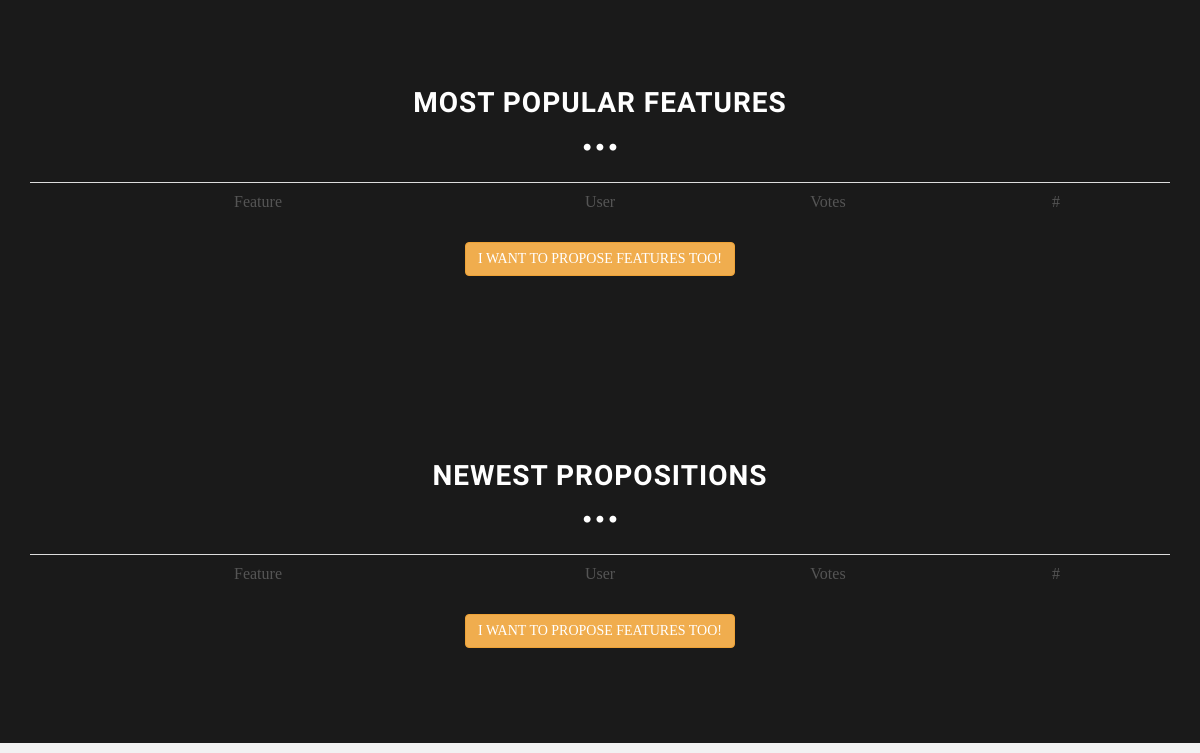
Before: / (lower part) with the older database file.
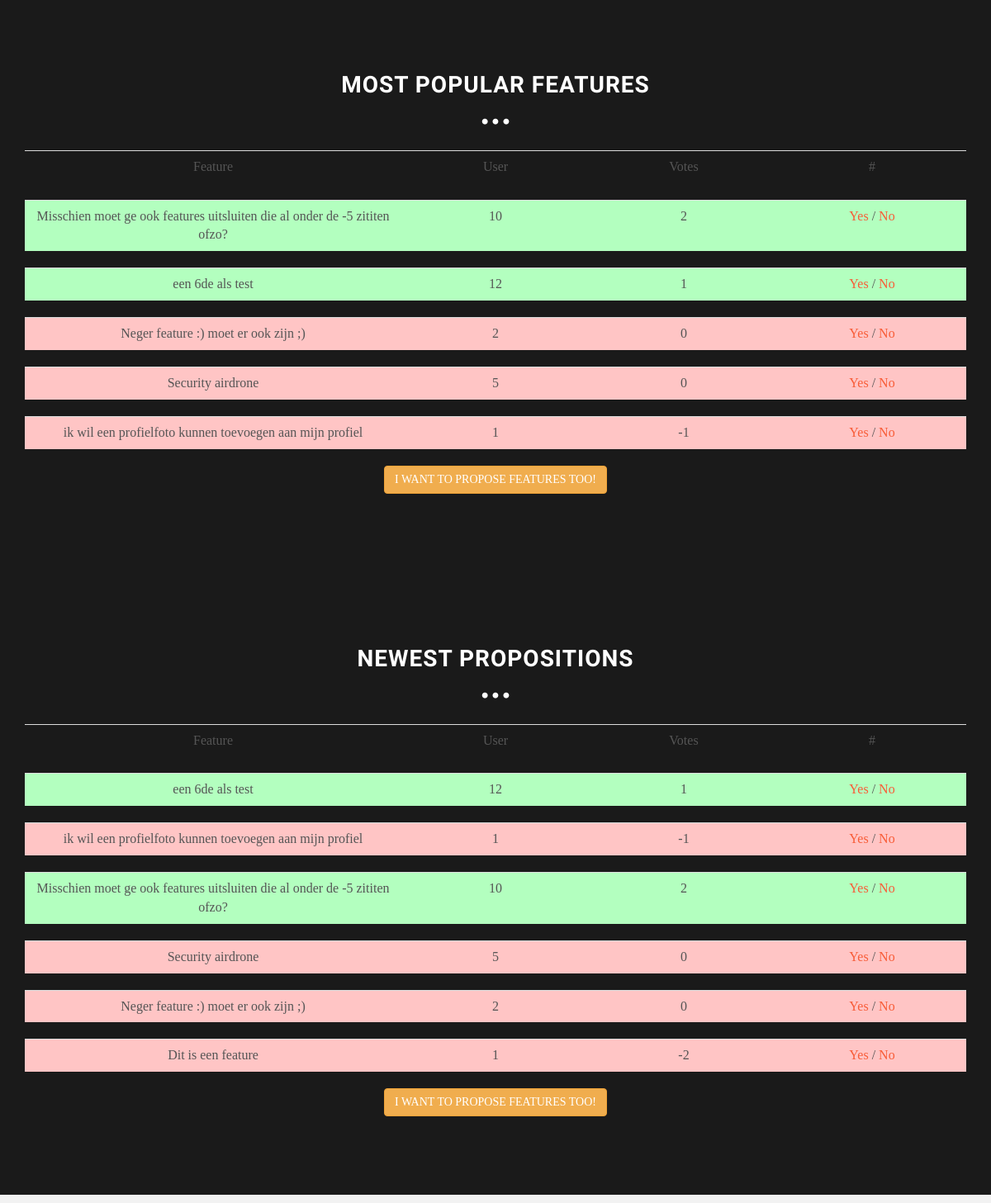
After: the same page with the newer database file.
### tables this page shows
CREATE TABLE IF NOT EXISTS `feature` (
  `feature_id` int(11) NOT NULL AUTO_INCREMENT,
  `created_on` timestamp NOT NULL DEFAULT CURRENT_TIMESTAMP ON UPDATE CURRENT_TIMESTAMP,
  `user_id` int(11) NOT NULL,
  `text` text NOT NULL,
  PRIMARY KEY (`feature_id`)
);

### init.php (called while the page is built, shortened)
<?php
include 'assets/classes/db.class.php';
include 'assets/classes/user.class.php';
$db 		= new Db();
$user 		= new User($db);
?>

### assets/classes/user.class.php (called while the page is built, shortened)
<?php
class user{
	 	function isLoggedIn($redirect=false){
		if(isset($_SESSION['hash'])){
			$db = new Db();
			$sql = 'SELECT * from user WHERE hash = "'.$_SESSION['hash'].'";';
			$result = $db->conn->query($sql);
			$row = $result->fetch_assoc();
			if($result->num_rows ==1){
				$this->fillUser($row['user_id']);
				return true;
			}else{
				if($redirect){
					header ('Location: logout.php');
					}else{
						return false;
					}
			}
		}else{
				if($redirect){
					header ('Location: logout.php');
				}else{
					return false;
				}
		}
	}
}
?>

### assets/classes/db.class.php (called while the page is built, shortened)
<?php
	class Db
	{
		private $m_sHost = "localhost";
		private $m_sUser = "root";
		private $m_sPassword = "";
		private $m_sDatabase = "featcher";
		public function __construct()
		{
			$this->conn = new mysqli($this->m_sHost, $this->m_sUser, $this->m_sPassword, $this->m_sDatabase);
		}
	}
?>

### index.php (the view, shortened to what this page needs)
<?php
include 'header.php';
$user_id = 3;
?>
  <body data-spy="scroll" data-offset="0" data-target="#theMenu">
	<nav class="menu" id="theMenu">
	</nav>
	<div id="f">
		<div class="container">
			<div class="row">
				<h3>MOST POPULAR FEATURES</h3>
				<p class="centered"><i class="icon icon-circle"></i><i class="icon icon-circle"></i><i class="icon icon-circle"></i></p>
			<div class="head col-lg-12">
			<table class="table">
				<tr>
					<td width="40%">Feature</td>
					<td width="20%">User</td>
					<td width="20%">Votes</td>
					<td>#</td>
				</tr>
			</table>
			</div>
			<?php
			$q = $db->conn->query('SELECT f.*, (SELECT COUNT(*) FROM feature_vote WHERE feature_id = f.feature_id AND state="1") AS voteUp,
											   (SELECT COUNT(*) FROM feature_vote WHERE feature_id = f.feature_id AND state="0") AS voteDown,
											   (
											   		(SELECT COUNT(*) FROM feature_vote WHERE feature_id = f.feature_id AND state="1")
											   		-
											   		(SELECT COUNT(*) FROM feature_vote WHERE feature_id = f.feature_id AND state="0")
											   	) as totalVote FROM feature as f LEFT JOIN feature_vote as fv ON (f.feature_id = fv.feature_id) GROUP BY feature_id ORDER BY totalVote DESC LIMIT 5');
			?>
			<?php
			while($f = $q->fetch_assoc()){
			?>
			<div class="head col-lg-12">
			<table class="table">
				<tr style="background-color: <?=($f['totalVote'] > 0) ? '#B3FFBF' : '#FFC5C5'; ?>;">
					<td width="40%"><?=$f['text']?></td>
					<td width="20%"><?=$f['user_id']?></td>
					<td width="20%"><?=($f['totalVote'])?></td>
					<td><a href="?vote=yes&userid=<?=$user_id?>&fid=<?=$f['feature_id']?>">Yes</a> / <a href="?vote=no&userid=<?=$user_id?>&fid=<?=$f['feature_id']?>">No</a></td>
				</tr>
			</table>
			</div>
			<?php
			}
			?>
		</div>
					<?php
						if(!$user->isLoggedIn()){
					 ?>
					<a href="login.php"><p><button type="button" class="btn btn-warning">I WANT TO PROPOSE FEATURES TOO!</button></p></a>
					<?php
						}
					?>
				</div>
			</div>
	<div id="f">
		<div class="container">
			<div class="row centered">
				<h3>NEWEST PROPOSITIONS</h3>
					<p class="centered"><i class="icon icon-circle"></i><i class="icon icon-circle"></i><i class="icon icon-circle"></i></p>
			<div class="head col-lg-12">
			<table class="table">
				<tr>
					<td width="40%">Feature</td>
					<td width="20%">User</td>
					<td width="20%">Votes</td>
					<td>#</td>
				</tr>
			</table>
			</div>
			<?php
			$q = $db->conn->query('SELECT f.*, (SELECT COUNT(*) FROM feature_vote WHERE feature_id = f.feature_id AND state="1") AS voteUp,
											   (SELECT COUNT(*) FROM feature_vote WHERE feature_id = f.feature_id AND state="0") AS voteDown,
											   (
											   		(SELECT COUNT(*) FROM feature_vote WHERE feature_id = f.feature_id AND state="1")
											   		-
											   		(SELECT COUNT(*) FROM feature_vote WHERE feature_id = f.feature_id AND state="0")
											   	) as totalVote FROM feature as f LEFT JOIN feature_vote as fv ON (f.feature_id = fv.feature_id) GROUP BY feature_id ORDER BY created_on DESC LIMIT 10');
			?>
			<?php
			while($f = $q->fetch_assoc()){
			?>
			<div class="head col-lg-12">
			<table class="table">
				<tr style="background-color: <?=($f['totalVote'] > 0) ? '#B3FFBF' : '#FFC5C5'; ?>;">
					<td width="40%"><?=$f['text']?></td>
					<td width="20%"><?=$f['user_id']?></td>
					<td width="20%"><?=($f['totalVote'])?></td>
					<td><a href="?vote=yes&userid=<?=$user_id?>&fid=<?=$f['feature_id']?>">Yes</a> / <a href="?vote=no&userid=<?=$user_id?>&fid=<?=$f['feature_id']?>">No</a></td>
				</tr>
			</table>
			</div>
			<?php
			}
			?>
		</div>
					<?php
						if(!$user->isLoggedIn()){
					 ?>
					<a href="login.php"><p><button type="button" class="btn btn-warning">I WANT TO PROPOSE FEATURES TOO!</button></p></a>
					<?php
						}
					?>
				</div>
			</div>
</body>
</html>

### header.php (shortened to what this page needs)
<?php
include 'init.php';
?>
<!DOCTYPE html>
<html lang="en">
  <head>
    <link href="assets/css/bootstrap.css" rel="stylesheet">
    <link href="assets/css/main.css" rel="stylesheet">
	<link rel="stylesheet" href="assets/css/font-awesome.min.css">
  </head>

### assets/css/main.css (style rules this page uses)
body { background-color: #f2f2f2; font-family: 'EB Garamond', serif; font-weight: 300; font-size: 16px; color: #555; -webkit-font-smoothing: antialiased; -webkit-overflow-scrolling: touch; }
h1, h2, h3, h4, h5, h6 { font-family: 'Oswald', sans-serif; font-weight: 300; color: #333; }
p { line-height: 28px; margin-bottom: 25px; }
.centered { text-align: center; }
a { color: #f85c37; word-wrap: break-word; -webkit-transition: color 0.1s ease-in, background 0.1s ease-in; -moz-transition: color 0.1s ease-in, background 0.1s ease-in; -ms-transition: color 0.1s ease-in, background 0.1s ease-in; -o-transition: color 0.1s ease-in, background 0.1s ease-in; transition: color 0.1s ease-in, background 0.1s ease-in; }
a:before, a:after { -webkit-transition: color 0.1s ease-in, background 0.1s ease-in; -moz-transition: color 0.1s ease-in, background 0.1s ease-in; -ms-transition: color 0.1s ease-in, background 0.1s ease-in; -o-transition: color 0.1s ease-in, background 0.1s ease-in; transition: color 0.1s ease-in, background 0.1s ease-in; }
#f { background: #1a1a1a; padding-top: 70px; padding-bottom: 70px; text-align: center }
#f h3 { color: white; font-size: 28px; font-weight: 700; letter-spacing: 1px; }
#f i { font-size: 8px; color: #fff; padding: 3px; }
#f p { font-size: 20px; color: #f2f2f2; }
.menu { position: fixed; right: -200px; width: 260px; height: 100%; top: 0; z-index: 10; text-align: left; }
.menu, .body-push { -webkit-transition: all .3s ease; -moz-transition: all .3s ease; -ms-transition: all .3s ease; -o-transition: all .3s ease; transition: all .3s ease; }

Changed rows visible on the page:
added feature: text "Misschien moet ge ook features uitsluiten die al onder de -5 zititen ofzo?", user "10", totalVote "2"
added feature: text "een 6de als test", user "12", totalVote "1"
added feature: text "Neger feature :) moet er ook zijn ;)", user "2", totalVote "0"
added feature: text "Security airdrone", user "5", totalVote "0"
added feature: text "ik wil een profielfoto kunnen toevoegen aan mijn profiel", user "1", totalVote "-1"
added feature: text "Dit is een feature", user "1", totalVote "-2", shown under "NEWEST PROPOSITIONS"
